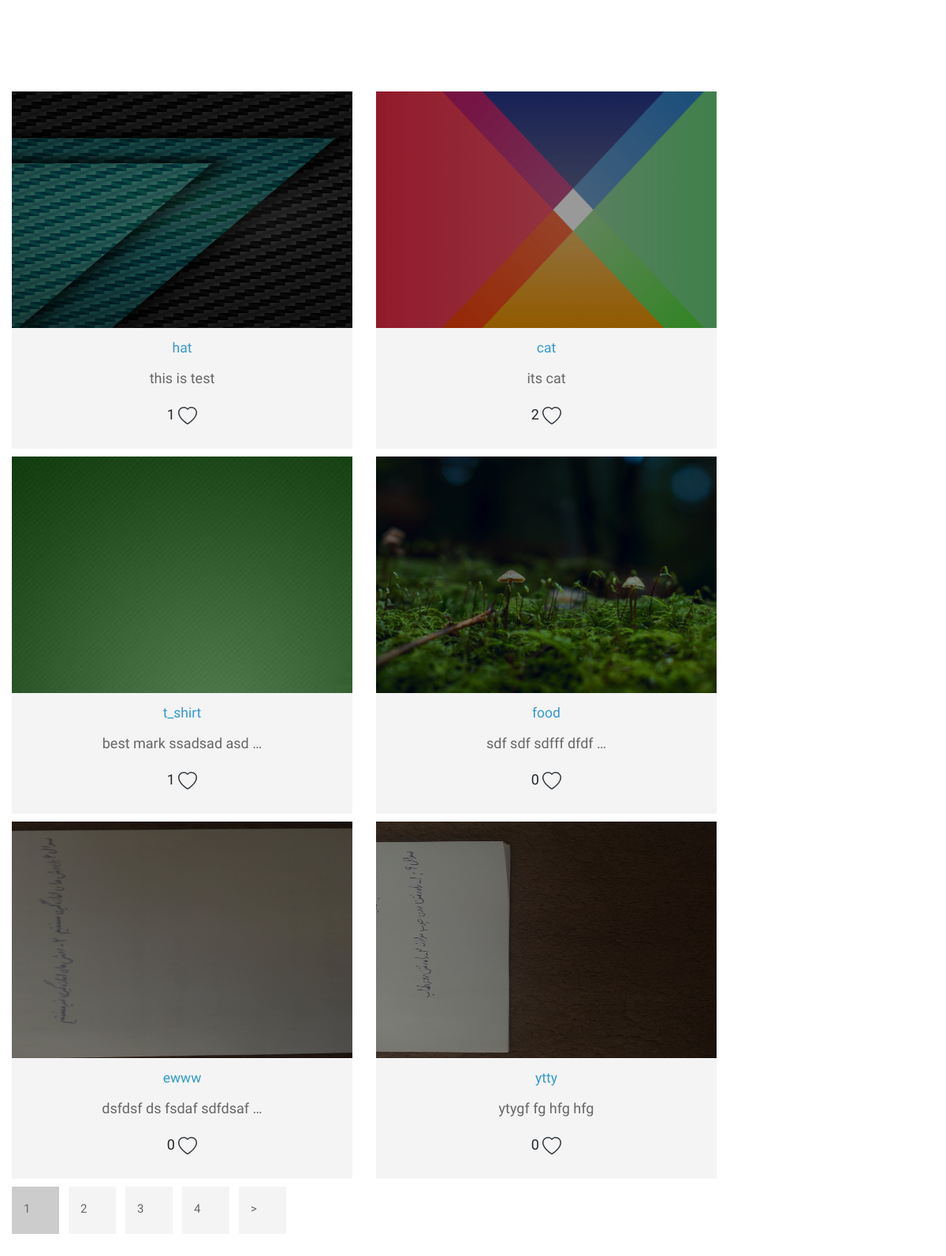
The app's page /product/, older data.
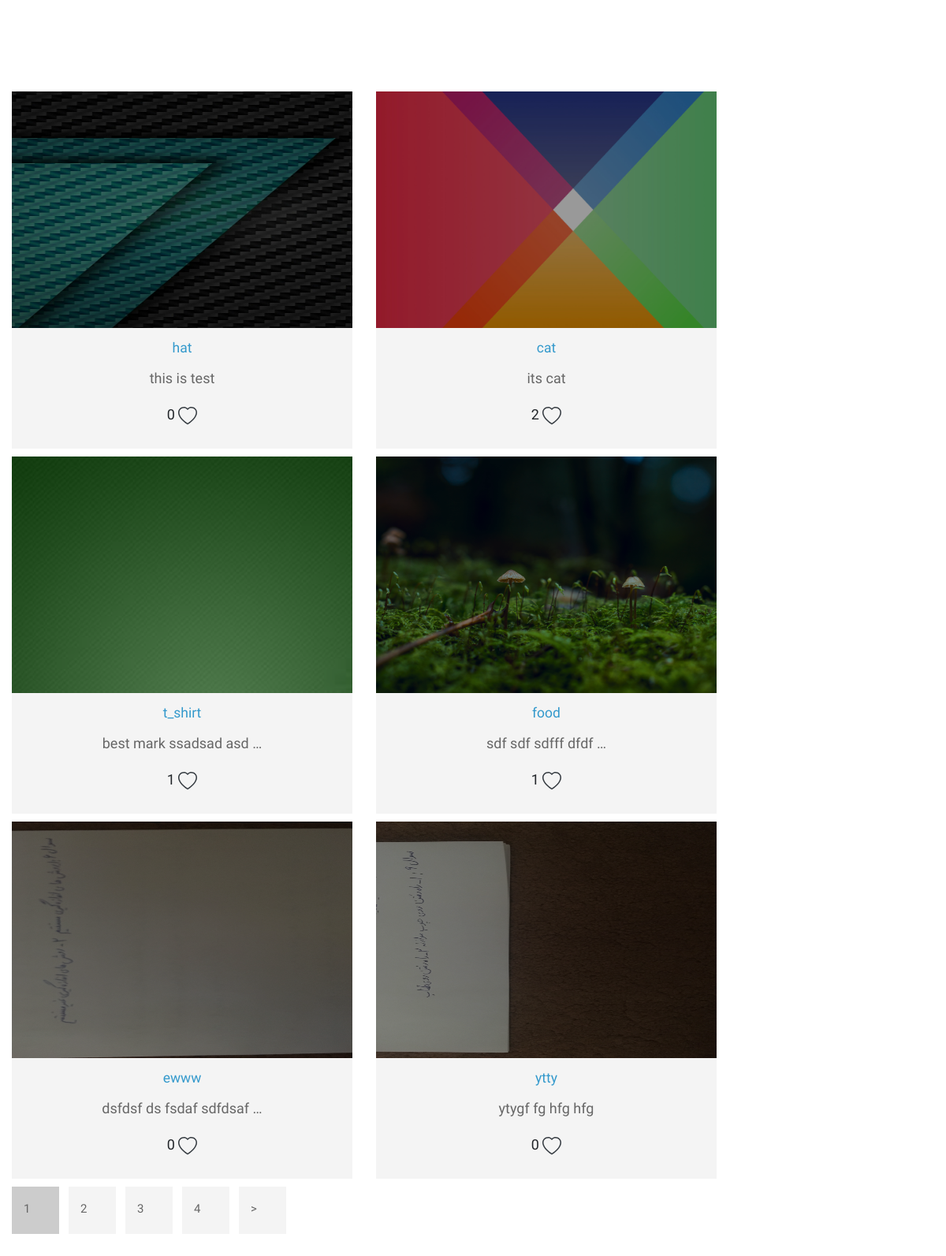
The same page, newer data.
### products/models.py (models this page shows, shortened)
class Product(models.Model):
    title = models.CharField(max_length=120)
    slug = models.SlugField(blank=True, unique=True)
    description = models.TextField()
    price = models.DecimalField(max_digits=20, decimal_places=2, default=10.36)
    image = models.ImageField(upload_to=upload_image_path, null=True, blank=True)
    featured = models.BooleanField(default=False)
    active = models.BooleanField(default=False)
    timestamp = models.DateTimeField(auto_now_add=True)
    likes = models.ManyToManyField(
        User, related_name='like', default=None, blank=True)
    like_count = models.BigIntegerField(default='0')
    objects = ProductManager()
    def __str__(self):
        return self.title

### products/views.py (the view)
# urls.py: path('', ProdutListView.as_view(), name="list"),
class ProdutListView(ListView):
    template_name = "products/product_list.html"
    def get_context_data(self, *args, object_list=None, **kwargs):
        context = super(ProdutListView, self).get_context_data(*args, **kwargs)
        context['brand'] = 'products brand'
        print(context)
        return context
    def get_queryset(self):
        return Product.objects.all()

### products/models.py (called while the page is built)
    def active(self):
        return self.filter(active=True)

    def all(self):
        return self.get_queryset().active()

    def get_queryset(self):
        return ProductQuerySet(self.model, using=self._db)

### products/templates/products/product_list.html
{% extends "base.html" %}
{% load static %}
{% block content %}
<br>
<div class="tm-page-wrap mx-auto">
        <div class="container-fluid">
            <div id="content" class="mx-auto tm-content-container">
                <main>
 <div class="row">
   {% for product in object_list %}
        {% include 'products/components/product_item.html' with prpduct=product %}
    {% endfor %}
 </div>
                    <div>
                        <ul class="nav tm-paging-links">
                            <li class="nav-item active"><a href="#" class="nav-link tm-paging-link">1</a></li>
                            <li class="nav-item"><a href="#" class="nav-link tm-paging-link">2</a></li>
                            <li class="nav-item"><a href="#" class="nav-link tm-paging-link">3</a></li>
                            <li class="nav-item"><a href="#" class="nav-link tm-paging-link">4</a></li>
                            <li class="nav-item"><a href="#" class="nav-link tm-paging-link">></a></li>
                        </ul>
                    </div>
                </main>
            </div>
        </div>
    </div>
{% endblock %}
{% block header_styles %}
    <link rel="stylesheet" href="{% static 'css/main.css' %}"/>
{% endblock %}

### products/templates/products/components/product_item.html (shortened to what this page needs)
<div class="col-md-4 col-sm-6  mb-3 text-center tm-catalog-item">
            <div class="position-relative tm-thumbnail-container">
                                <a href="{% url 'products:detail' slug=product.slug %}">
                               <img style="height: 300px ; width: 500px" src="{{ product.image.url }}" alt="{{ product.title }}">
                               </a>
                                <a href="{% url 'products:detail' slug=product.slug %}" class="position-absolute tm-img-overlay">
                                </a>
            </div>
            <div class="p-4 tm-bg-gray tm-catalog-item-description">
                                <h3 class="tm-text-primary mb-3 tm-catalog-item-title">{{ product.title }}</h3>
                                <p class="tm-catalog-item-text">{{ product.description | truncatewords:4 }}
                                </p>
<p>
  <div>
    {% if request.user.is_authenticated %}
      <div>
        <button class="btn btn-link text-dark p-0 border-0 btn-outline-light" id="like-button" value="{{product.id}}">
          <span  id="like_count">{{product.like_count}}</span>
          <svg xmlns="http://www.w3.org/2000/svg" width="16" height="16" fill="currentColor" class="bi bi-heart-fill" viewBox="0 0 16 16">
          <path fill-rule="evenodd" d="M8 1.314C12.438-3.248 23.534 4.735 8 15-7.534 4.736 3.562-3.248 8 1.314z"/>
          </svg>
        </button>
      </div>
      {% else %}
      <div>
        <span  id="like_count">{{product.like_count}}</span>
        <a href="/login" class="btn btn-link text-dark p-0 border-0 btn-outline-light"
           value="{{product.id}}">
        </a>
      </div>
    {% endif %}
  </div>
</p>
</div>
</div>

Row changes from the older to the newer data that the page shows:
changed Product "this is test": like_count "1" → "0"
changed Product "food": like_count "0" → "1"
